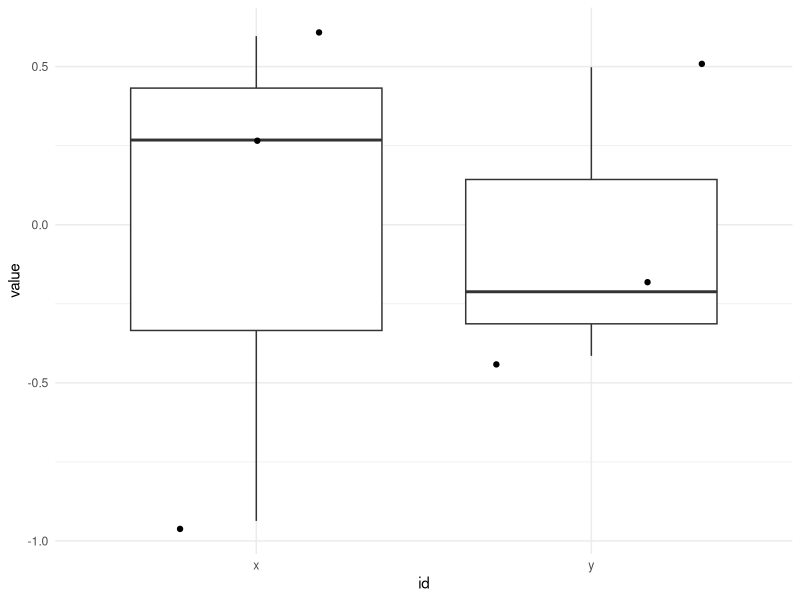

Source code (R):
## ---- chunk 1
rm(list = ls()) # This clear all R-history and should be included in all code
library(dplyr)  # Library for more elegant data handling
library(ggplot2)# Powerful plotting library
library(tidyr)
## ---- chunk 2

  df <- read.csv("MWU_vs_ttest.csv")
  
## ---- chunk 3
  set.seed(420)
  n = 3
  x <- rnorm(n, mean=0, sd=1)
  y <- rnorm(n, mean=0.1, sd=1)
  df <- data.frame(x,y)
  df_long <- df %>%
  pivot_longer(
    cols = c(x, y),
    names_to = "id",
    values_to = "value"
  )                     # This transform the dataframe to a format that fits to the formula style of ggplot 
  ggplot(df_long, aes(x=id, y=value)) + geom_boxplot() + geom_jitter() + theme_minimal()

## ---- chunk 4
  set.seed(123)
  n = 3
  # Add code here to create samples, run the significance tests and possibly visualize the smaples
